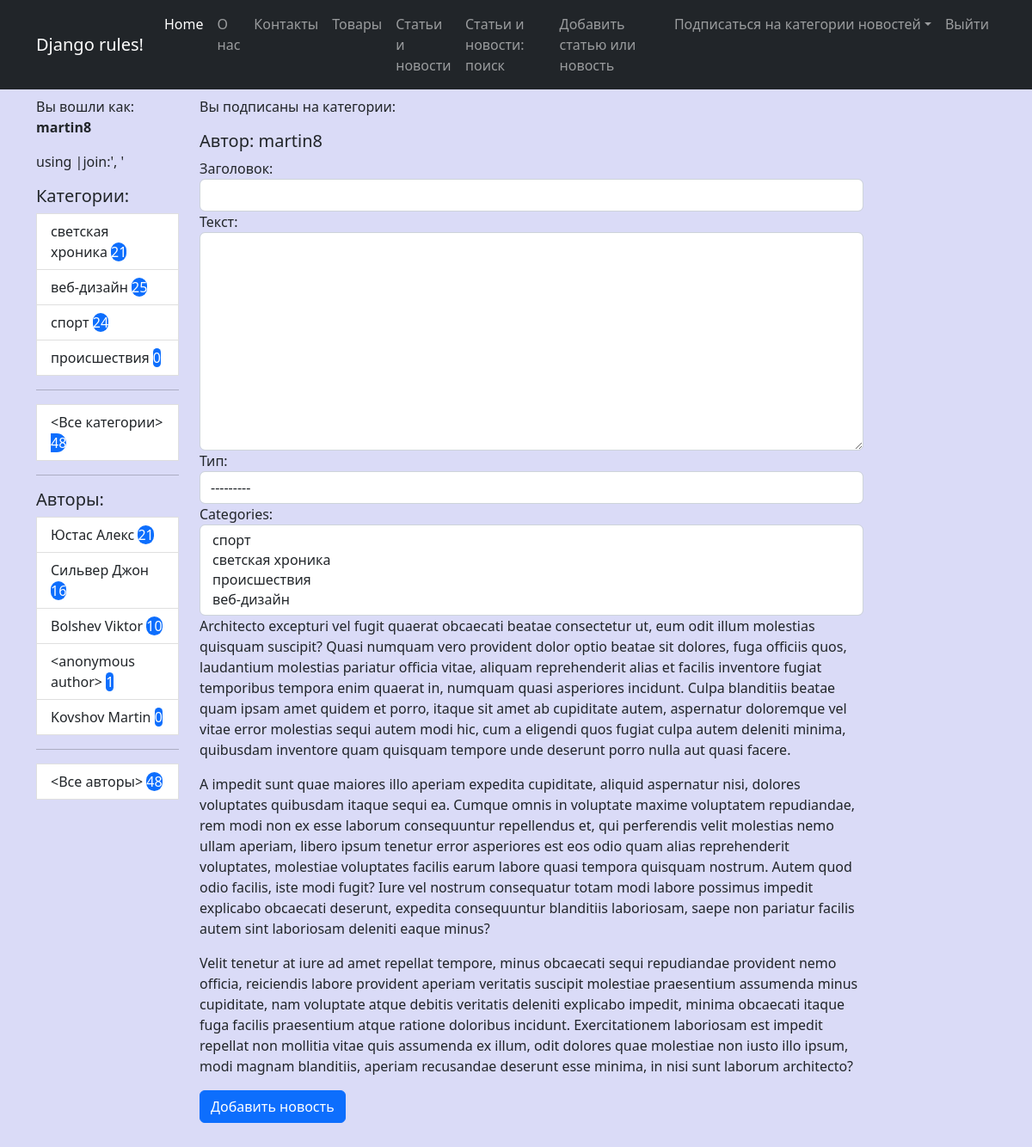
The page /add/ (signed in) on the database its author committed.
### news/models.py (models this page shows, shortened)
class Category(m.Model):
    name = m.CharField(max_length=30, unique=True, verbose_name="Категория")
    user = m.ManyToManyField(User, through='UserCategory')
    def get_absolute_url(self):
        return reverse_lazy('news_by_cat', kwargs = {'pk':self.id})
    def __str__(self) -> str:
        return self.name
    class Meta:
        ordering = ['-name']
        verbose_name = "Категория"
        verbose_name_plural = 'Категории'

class Author(m.Model):
    user = m.OneToOneField(User, on_delete=m.CASCADE)
    rating = m.SmallIntegerField(default=0, verbose_name='Рейтинг')
    def get_absolute_url(self):
        return reverse_lazy('news_by_author', kwargs = {'pk':self.id})
    def __str__(self) -> str:
        name = f"{self.user.last_name} {self.user.first_name}".strip()
        name = '<anonymous author>' if not name else name
        return name

### news/views.py (the view, shortened to what this page needs)
# urls.py: path('add/', NewsCreate.as_view(), name='add_news'),
class NewsCreate(LoginRequiredMixin, PermissionRequiredMixin, CreateView):
    template_name = 'news/news_create.html'
    form_class = NewsForm
    permission_required = ('news.add_post', )
    def get_context_data(self, **kwargs):
        context = super().get_context_data(**kwargs)
        context['is_not_author'] = not self.request.user.groups.filter(name = 'authors').exists()
        context['categories'] = Category.objects.annotate(cnt=Count('post'))
        context['news_count'] = Post.objects.all().count
        context['authors'] = Author.objects.annotate(cnt=Count('post'))
        current_user = User.objects.get(pk=self.request.user.id)
        return context

### news/forms.py
class NewsForm(forms.ModelForm):
    class Meta:
        model = Post
        fields = ['title', 'content', 'type', 'categories']
        widgets = {
            'title': forms.TextInput(attrs={'class': 'form-control',}),
            'author': forms.Select(attrs={'class': 'form-control'}),
            'content': forms.Textarea(attrs={'class': 'form-control', 'rows':10 }),
            'type': forms.Select(attrs={'class': 'form-control'}),
            'categories': forms.SelectMultiple(attrs={'class': 'form-control'}),
        }

### news/templates/news/news_create.html (shortened to what this page needs)
{% extends 'base.html' %}
{% load custom_filters %}
{% block content %}
<h5>Автор: {{ request.user.username }}</h5>
<form method="POST">
    {{ form }}
    {% lorem 3 p random %}
    <button type="submit" class="btn btn-primary">Добавить новость</button>
</form>
{% endblock content %}

### templates/base.html (shortened to what this page needs)
{% load static %}
{% load custom_filters %}
<!DOCTYPE html>
<html lang="en">
    <head>
        <link href="https://cdn.jsdelivr.net/npm/bootstrap@5.2.1/dist/css/bootstrap.min.css" rel="stylesheet">
        <link href="https://getbootstrap.com/docs/5.2/assets/css/docs.css" rel="stylesheet">
        <link href="{% static 'css/my_style.css' %}" rel="stylesheet" type="text/css">
    </head>
    <body>
        {% include 'inc/_navbar.html' %}
        <div class="container">
            <div class="row mt-2">
                <div class="col-lg-2">
                    <p>Вы вошли как: <b>{{ request.user.username }}</b>
                        <p>{{ cats_by_user|join:', '}}</p><span class="comment">using |join:', '</span>
                    </p>
                    {% include 'inc/_sidebar.html' %}
                </div>
                <div class="col-lg-10">
                    <p>Вы подписаны на категории:
                    </p>
                    <div class="col-lg-10 text-start">
                        {% block content %}{% endblock content %}
                    </div>
                </div>
            </div>
        </div>
    </body>
</html>

### templates/inc/_sidebar.html
<div class="list-group">
    <h5>Категории:</h5>
    <div class="col-lt-1">
        {% for cat in categories %}
        <a href="{{ cat.get_absolute_url }}" class="list-group-item list-group-item-action" aria-current="true">
        {{ cat.name }} <span class="'badge rounded-pill text-bg-primary">{{ cat.cnt }}</span>
        </a>
        {% endfor %}
        <hr>
        <a href="{% url 'all_news' %}" class="list-group-item list-group-item-action" aria-current="true">
            <Все категории> <span class="'badge rounded-pill text-bg-primary"> {{ news_count }}</span>
        </a>
    </div>
</div>
<hr>
<h5>Авторы:</h5>
<div class="list-group">
    <div class="col-lt-1">
        {% for auth in authors %}
        <a href="{{ auth.get_absolute_url }}" class="list-group-item list-group-item-action" aria-current="true">
        {{ auth|default:'anonymous' }} <span class="'badge rounded-pill text-bg-primary"> {{ auth.cnt }}</span>
        </a>
        {% endfor %}
        <hr>
        <a href="{% url 'all_news' %}" class="list-group-item list-group-item-action" aria-current="true">
            <Все авторы> <span class="'badge rounded-pill text-bg-primary"> {{ news_count }}</span>
        </a>
    </div>
</div>

### static/css/my_style.css (style rules this page uses)
body { background-color: rgb(218, 219, 247); }

### rows shown on the page
Category: name "светская хроника", cnt "21"
Category: name "веб-дизайн", cnt "25"
Category: name "спорт", cnt "24"
Category: name "происшествия", cnt "0"
Author: user.first_name "Юстас Алекс", cnt "21"
Author: user.first_name "Сильвер Джон", cnt "16"
Author: user.first_name "Bolshev Viktor", cnt "10"
Author: user.first_name "<anonymous author>", cnt "1"
Author: user.first_name "Kovshov Martin", cnt "0"

### other values the page prints
{{ request.user.username }} "martin8"
{{ news_count }} "48"
